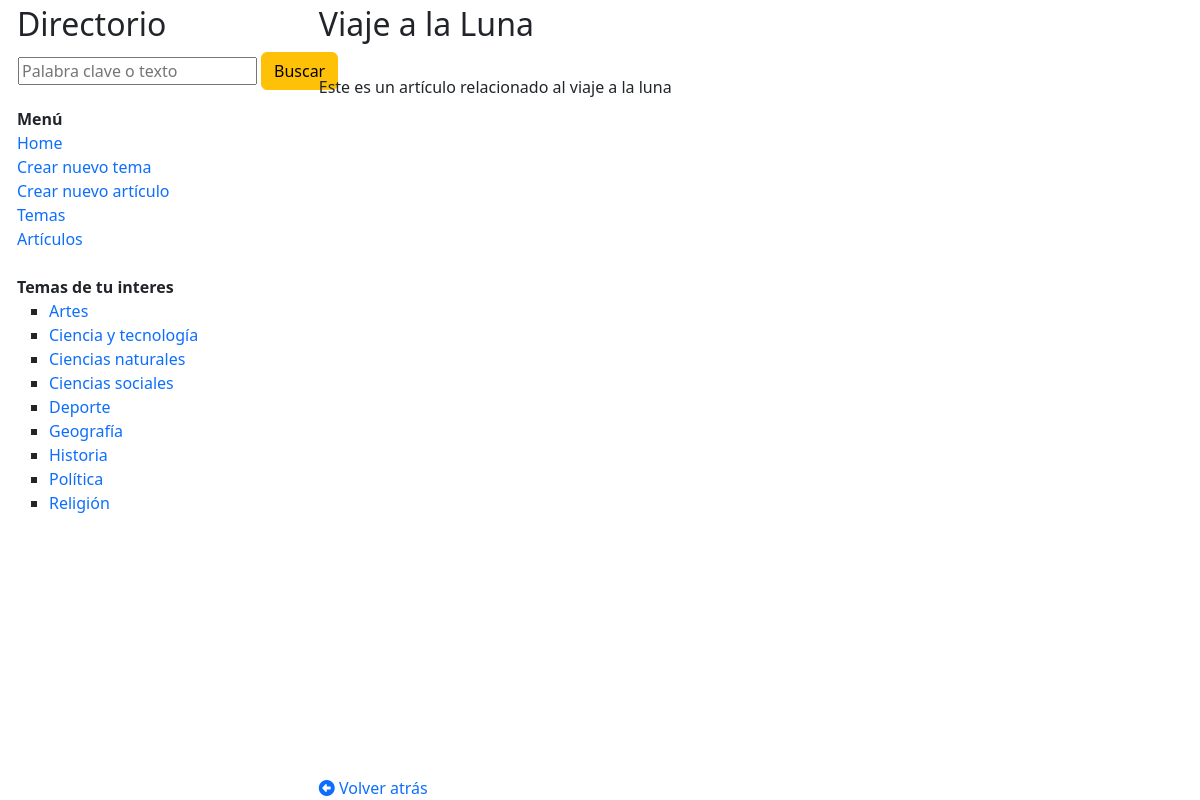
The app's page /verArticulo/4 with its own data.
### wikiApp/models.py (models this page shows)
class temaWiki(models.Model):
    nombre = models.CharField(max_length=128, null=True, blank=True)
    descripcion = models.CharField(max_length=512, null=True, blank=True)

class articuloWiki(models.Model):
    titulo = models.CharField(max_length=128, null=True, blank=True)
    contenido = models.CharField(max_length=1024, null=True, blank=True)
    temaR = models.ForeignKey(temaWiki, null=True, blank=True, on_delete=models.SET_NULL)

### wikiApp/views.py (the view)
# urls.py: path('verArticulo/<str:idArticulo>', views.verArticulo, name='verArticulo'),
def verArticulo(request, idArticulo):
    objArticulo = articuloWiki.objects.get(id = idArticulo)
    return render(request,'verArticulo.html',{
        'articulo': objArticulo,
        'listaTemas':temaWiki.objects.all()
    })

### wikiApp/templates/verArticulo.html (shortened to what this page needs)
{% extends "layout.html" %}
{% block contenido %}
    <h2>{{ articulo.titulo }}</h2>
    <br>
    <div>
        <p>{{ articulo.contenido }}</p>
    </div>
    <div style="position: absolute; bottom: 0;">
        <a href="javascript: history.go(-1)"><i class="fa-solid fa-circle-left"></i> Volver atrás</a>
    </div>
{% endblock %}

### wikiApp/templates/layout.html (shortened to what this page needs)
{% load static %}
<html>
<head>
    <link href="https://cdn.jsdelivr.net/npm/bootstrap@5.3.0/dist/css/bootstrap.min.css" rel="stylesheet">
    <link rel="stylesheet" href="https://cdnjs.cloudflare.com/ajax/libs/font-awesome/6.3.0/css/all.min.css" />
    <link rel="stylesheet" href="{% static 'css/estilos.css'%}">
</head>
<body>
    <div class="row" style="margin-left:5px; margin-top:5px">
        <div class="col-3">
            <h2>Directorio</h2>
            <div>
                <form method="post" action="{% url 'wikiApp:buscarArticulo' %}">
                    <table>
                        <tr>
                            <td><input type="text" name="texto" placeholder="Palabra clave o texto"></td>
                            <td width="10"></td>
                            <td><input class="btn btn-warning" type="submit" value="Buscar"></td>
                        </tr>
                    </table>
                </form>
            </div>
            <b>Menú</b>
            <div>
                <a href="{% url 'wikiApp:inicio' %}"  >Home</a>
            </div>
            <div>
                <a href="{% url 'wikiApp:nuevoTema' %}">Crear nuevo tema</a>
            </div>
            <div>
                <a href="{% url 'wikiApp:nuevoArticulo' %}">Crear nuevo artículo</a>
            </div>
            <div>
                <a href="{% url 'wikiApp:temas' %}">Temas</a>
            </div>
            <div>
                <a href="{% url 'wikiApp:articulos' %}">Artículos</a>
            </div>
            <br>
            <div>
                <b>Temas de tu interes</b>
                <ul type="square">
                    {% for tema in listaTemas %}
                        <li><a href="{% url 'wikiApp:verTema' tema.id %}">{{ tema.nombre }}</a></li>
                    {% endfor %}
                </ul>
            </div>
        </div>
        <div class="col-8">
            {% block contenido %}
            {% endblock %}
        </div>
    </div>
</body>
</html>

### wikiApp/static/css/estilos.css (style rules this page uses)
a { text-decoration: none; }

### records on screen
temaWiki: nombre "Artes"
temaWiki: nombre "Ciencia y tecnología"
temaWiki: nombre "Ciencias naturales"
temaWiki: nombre "Ciencias sociales"
temaWiki: nombre "Deporte"
temaWiki: nombre "Geografía"
temaWiki: nombre "Historia"
temaWiki: nombre "Política"
temaWiki: nombre "Religión"
articuloWiki: titulo "Viaje a la Luna", contenido "Este es un artículo relacionado al viaje a la luna"
